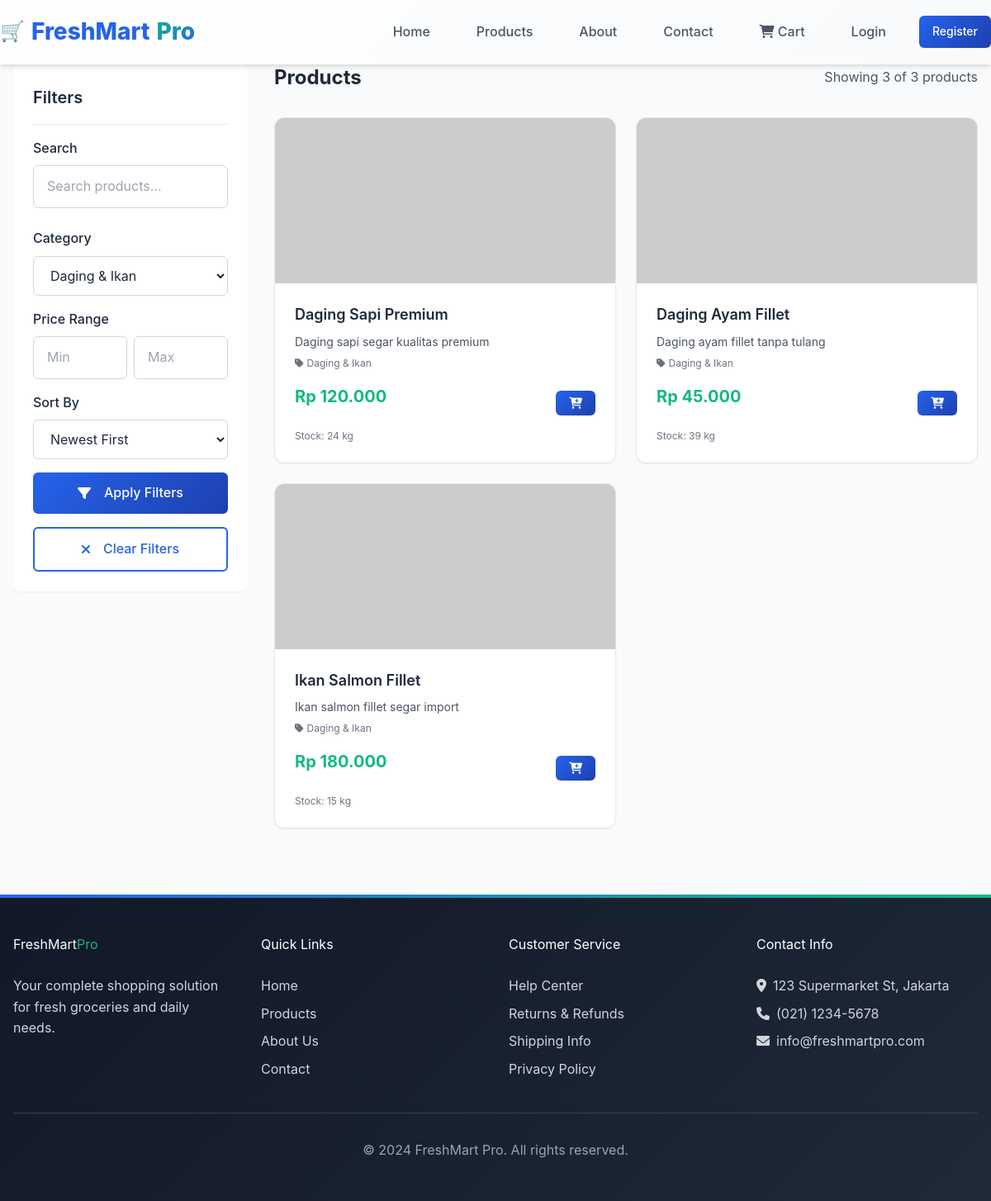
The app's page /products.php?category=2 with its own data.
### tables this page shows
CREATE TABLE `products` (
  `id` int(11) NOT NULL,
  `category_id` int(11) DEFAULT NULL,
  `supplier_id` int(11) DEFAULT NULL,
  `sku` varchar(50) NOT NULL,
  `barcode` varchar(50) DEFAULT NULL,
  `nama_produk` varchar(255) NOT NULL,
  `slug` varchar(300) NOT NULL,
  `deskripsi_pendek` varchar(255) DEFAULT NULL,
  `deskripsi_lengkap` text DEFAULT NULL,
  `harga_beli` decimal(12,2) NOT NULL,
  `harga_jual` decimal(12,2) NOT NULL,
  `stok` int(11) DEFAULT 0,
  `minimum_stok` int(11) DEFAULT 5,
  `satuan` varchar(20) DEFAULT 'pcs',
  `berat` decimal(8,2) DEFAULT 0.00,
  `is_featured` tinyint(1) DEFAULT 0,
  `is_available_online` tinyint(1) DEFAULT 1,
  `foto_utama` varchar(255) DEFAULT NULL,
  `status` enum('active','inactive','discontinued') DEFAULT 'active',
  `views` int(11) DEFAULT 0,
  `sales_count` int(11) DEFAULT 0,
  `rating_average` decimal(2,1) DEFAULT 0.0,
  `created_at` timestamp NOT NULL DEFAULT current_timestamp(),
  `updated_at` timestamp NOT NULL DEFAULT current_timestamp() ON UPDATE current_timestamp(),
  `deleted_at` timestamp NULL DEFAULT NULL
);

### includes/functions.php (called while the page is built, shortened)
<?php
function formatRupiah($number) {
    return 'Rp ' . number_format($number, 0, ',', '.');
}
?>

### products.php (the view, shortened to what this page needs)
<?php
require_once 'includes/functions.php';
$db = new Database();
$connection = $db->getConnection();
$search = $_GET['search'] ?? '';
$category_id = $_GET['category'] ?? '';
$min_price = $_GET['min_price'] ?? '';
$max_price = $_GET['max_price'] ?? '';
$sort = $_GET['sort'] ?? 'newest';
$query = "SELECT p.*,
                 (SELECT c.nama_kategori
                  FROM product_categories pc
                  JOIN categories c ON pc.category_id = c.id
                  WHERE pc.product_id = p.id
                  ORDER BY c.id LIMIT 1) as nama_kategori
          FROM products p
          WHERE p.status = 'active' AND p.is_available_online = 1";
$params = [];
$conditions = [];
if(!empty($category_id)) {
    $conditions[] = "EXISTS (SELECT 1 FROM product_categories pc WHERE pc.product_id = p.id AND pc.category_id = ?)";
    $params[] = $category_id;
}
if (!empty($conditions)) {
    $query .= " AND " . implode(" AND ", $conditions);
}
switch($sort) {
    default:
        $query .= " ORDER BY p.created_at DESC";
}
$page = $_GET['page'] ?? 1;
$limit = 12;
$offset = ($page - 1) * $limit;
$query .= " LIMIT $limit OFFSET $offset";
try {
    $stmt = $connection->prepare($query);
    $stmt->execute($params);
    $products = $stmt->fetchAll(PDO::FETCH_ASSOC);
} catch (PDOException $e) {
    error_log("Products query error: " . $e->getMessage());
    $products = [];
}
$count_query = "SELECT COUNT(*) as total
                FROM products p
                WHERE p.status = 'active' AND p.is_available_online = 1";
$count_params = [];
$count_conditions = [];
if(!empty($category_id)) {
    $count_conditions[] = "EXISTS (SELECT 1 FROM product_categories pc WHERE pc.product_id = p.id AND pc.category_id = ?)";
    $count_params[] = $category_id;
}
if (!empty($count_conditions)) {
    $count_query .= " AND " . implode(" AND ", $count_conditions);
}
try {
    $count_stmt = $connection->prepare($count_query);
    $count_stmt->execute($count_params);
    $total_result = $count_stmt->fetch(PDO::FETCH_ASSOC);
    $total_products = $total_result ? $total_result['total'] : 0;
} catch (PDOException $e) {
    error_log("Count query error: " . $e->getMessage());
    $total_products = 0;
}
$categories_query = "SELECT * FROM categories WHERE is_active = 1 AND parent_id IS NULL";
$categories_stmt = $connection->query($categories_query);
$categories = $categories_stmt->fetchAll(PDO::FETCH_ASSOC);
?>
<!DOCTYPE html>
<html lang="id">
<head>
    <link href="https://cdnjs.cloudflare.com/ajax/libs/font-awesome/6.0.0/css/all.min.css" rel="stylesheet">
    <link href="https://cdnjs.cloudflare.com/ajax/libs/tailwindcss/2.2.19/tailwind.min.css" rel="stylesheet">
    <link href="assets/css/style.css" rel="stylesheet">
</head>
<body class="bg-gray-50">
    <?php include 'includes/header.php'; ?>
    <div class="container py-8">
        <div class="flex flex-col lg:flex-row gap-8">
            <div class="lg:w-1/4">
                <div class="card">
                    <div class="card-header">
                        <h3 class="card-title">Filters</h3>
                    </div>
                    <form method="GET" class="space-y-4">
                        <div class="form-group">
                            <label class="form-label">Search</label>
                            <input type="text" name="search" value="<?php echo htmlspecialchars($search); ?>"
                                   class="form-input" placeholder="Search products...">
                        </div>
                        <div class="form-group">
                            <label class="form-label">Category</label>
                            <select name="category" class="form-select">
                                <?php foreach($categories as $cat): ?>
                                    <option value="<?php echo $cat['id']; ?>"
                                        <?php echo $category_id == $cat['id'] ? 'selected' : ''; ?>>
                                        <?php echo $cat['nama_kategori']; ?>
                                    </option>
                                <?php endforeach; ?>
                            </select>
                        </div>
                        <div class="form-group">
                            <label class="form-label">Price Range</label>
                            <div class="flex gap-2">
                                <input type="number" name="min_price" value="<?php echo $min_price; ?>"
                                       class="form-input" placeholder="Min" min="0">
                                <input type="number" name="max_price" value="<?php echo $max_price; ?>"
                                       class="form-input" placeholder="Max" min="0">
                            </div>
                        </div>
                        <div class="form-group">
                            <label class="form-label">Sort By</label>
                            <select name="sort" class="form-select">
                                <option value="newest" <?php echo $sort == 'newest' ? 'selected' : ''; ?>>Newest First</option>
                            </select>
                        </div>
                        <button type="submit" class="btn btn-primary w-full">
                            <i class="fas fa-filter mr-2"></i>Apply Filters
                        </button>
                        <?php if($search || $category_id || $min_price || $max_price): ?>
                            <a href="products.php" class="btn btn-outline w-full">
                                <i class="fas fa-times mr-2"></i>Clear Filters
                            </a>
                        <?php endif; ?>
                    </form>
                </div>
            </div>
            <div class="lg:w-3/4">
                <div class="flex justify-between items-center mb-6">
                    <h1 class="text-2xl font-bold text-gray-800">
                        Products
                    </h1>
                    <p class="text-gray-600">Showing <?php echo count($products); ?> of <?php echo $total_products; ?> products</p>
                </div>
                <?php if(empty($products)): ?>
                    <div class="card text-center py-12">
                        <i class="fas fa-search text-6xl text-gray-300 mb-4"></i>
                        <h3 class="text-xl font-semibold text-gray-600 mb-2">No products found</h3>
                        <p class="text-gray-500 mb-4">Try adjusting your search or filter criteria</p>
                        <a href="products.php" class="btn btn-primary">Clear Filters</a>
                    </div>
                <?php else: ?>
                    <div class="products-grid">
                        <?php foreach($products as $product): ?>
                        <div class="product-card">
                            <img src="uploads/<?php echo $product['foto_utama'] ?: 'default-product.jpg'; ?>"
                                 alt="<?php echo $product['nama_produk']; ?>"
                                 class="product-image"
                                 onerror="this.src='https://via.placeholder.com/300x200?text=No+Image'">
                            <div class="product-info">
                                <h3 class="product-name"><?php echo $product['nama_produk']; ?></h3>
                                <p class="text-gray-600 text-sm mb-2"><?php echo $product['deskripsi_pendek']; ?></p>
                                <p class="text-gray-500 text-xs mb-3">
                                    <i class="fas fa-tag mr-1"></i><?php echo $product['nama_kategori'] ?: 'Uncategorized'; ?>
                                </p>
                                <div class="product-actions">
                                    <span class="product-price"><?php echo formatRupiah($product['harga_jual']); ?></span>
                                    <?php if($product['stok'] > 0): ?>
                                        <button class="btn btn-primary btn-sm add-to-cart"
                                                data-product-id="<?php echo $product['id']; ?>"
                                                data-product-name="<?php echo htmlspecialchars($product['nama_produk']); ?>"
                                                data-product-price="<?php echo $product['harga_jual']; ?>">
                                            <i class="fas fa-cart-plus"></i>
                                        </button>
                                    <?php else: ?>
                                        <button class="btn btn-outline btn-sm" disabled>
                                            <i class="fas fa-times"></i>
                                        </button>
                                    <?php endif; ?>
                                </div>
                                <?php if($product['stok'] > 0): ?>
                                    <div class="text-xs text-gray-500 mt-2">
                                        Stock: <?php echo $product['stok']; ?> <?php echo $product['satuan']; ?>
                                    </div>
                                <?php endif; ?>
                            </div>
                        </div>
                        <?php endforeach; ?>
                    </div>
                <?php endif; ?>
            </div>
        </div>
    </div>
    <?php include 'includes/footer.php'; ?>
</body>
</html>

### records on screen
products: nama_produk "Daging Sapi Premium", deskripsi_pendek "Daging sapi segar kualitas premium", nama_kategori "Daging & Ikan", harga_jual "Rp 120.000", stok "24", satuan "kg"
products: nama_produk "Daging Ayam Fillet", deskripsi_pendek "Daging ayam fillet tanpa tulang", nama_kategori "Daging & Ikan", harga_jual "Rp 45.000", stok "39", satuan "kg"
products: nama_produk "Ikan Salmon Fillet", deskripsi_pendek "Ikan salmon fillet segar import", nama_kategori "Daging & Ikan", harga_jual "Rp 180.000", stok "15", satuan "kg"

### other values on screen
count($products) "3"
$total_products "3"
form field category "Daging & Ikan"
